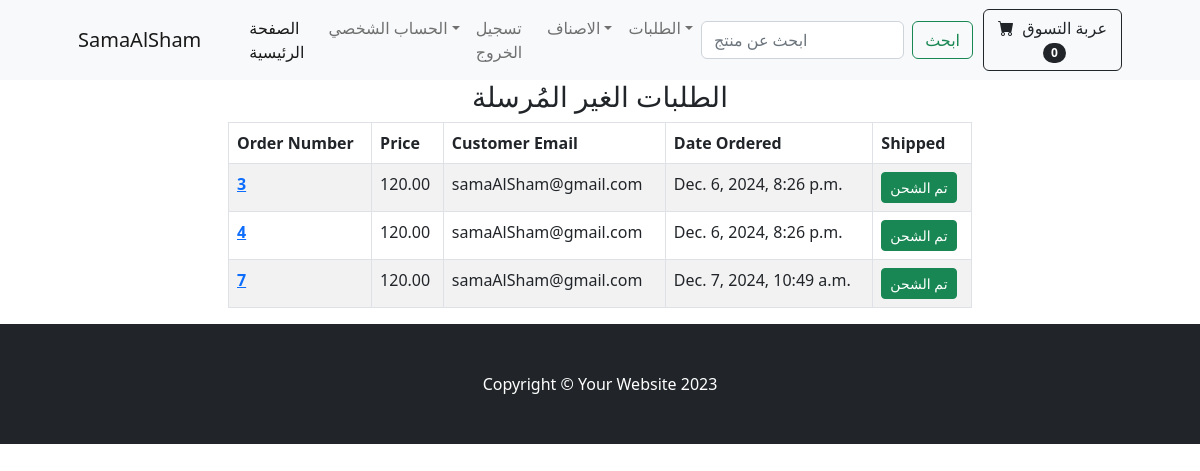
Page /payment/not_shipped_dash (signed in) on the committed database.
### payment/models.py (models this page shows, shortened)
class Order(models.Model):
    user = models.ForeignKey(User, on_delete=models.CASCADE, null=True, blank=True)
    order_full_name = models.CharField(max_length=255)
    order_email = models.CharField(max_length=255)
    shipping_address = models.TextField(max_length=15000)
    amount_paid = models.DecimalField(max_digits=10, decimal_places=2)
    date_ordered = models.DateTimeField(auto_now_add=True)
    shipped = models.BooleanField(default=False)
    date_shipped = models.DateTimeField(blank=True, null=True)

### payment/views.py (the view, shortened to what this page needs)
# urls.py: path('not_shipped_dash', views.not_shipped_dash, name='not_shipped_dash'),
def not_shipped_dash(request):
    if request.user.is_authenticated and request.user.is_superuser:
        orders = Order.objects.filter(shipped=False)
        return render(request, "payment/not_shipped_dash.html", {"orders": orders})
    else:
        messages.success(request, ("لايوجد صلاحية"))
        return redirect("home")

### cart/cart.py (called while the page is built)
    def __len__(self):
        return len(self.cart)

### cart/context_processors.py (called while the page is built)
def cart(request):
    return {"cart": Cart(request)}

### payment/templates/payment/not_shipped_dash.html (shortened to what this page needs)
{% extends 'base.html' %}
{% block content %}
<div class="container">
    <div class="row">
        <center>
            <div class="col-8">
                <h3>
                    الطلبات الغير المُرسلة
                </h3>
                <table class="table table-striped table-hover table-bordered">
                    <thead>
                        <tr>
                            <th scope="col">Order Number</th>
                            <th scope="col">Price</th>
                            <th scope="col">Customer Email</th>
                            <th scope="col">Date Ordered</th>
                            <th scope="col">Shipped</th>
                        </tr>
                    </thead>
                    <tbody>
                        {% for item in orders %}
                        <tr>
                            <th><a href="{% url 'orders' item.id %}">{{item.id}}</a></th>
                            <td>{{item.amount_paid}}</td>
                            <td>{{item.order_email}}</td>
                            <td>{{item.date_ordered}}</td>
                            <td>
                                <form method="POST">
                                    <button type="submit" class="btn btn-success btn-sm">
                                        تم الشحن
                                    </button>
                                </form>
                            </td>
                        </tr>
                        {% endfor %}
                    </tbody>
                </table>
            </div>
        </center>
    </div>
</div>
{% endblock%}

### rows in the picture
Order: id "3", amount_paid "120.00", order_email "samaAlSham@gmail.com", date_ordered "Dec. 6, 2024, 8:26 p.m."
Order: id "4", amount_paid "120.00", order_email "samaAlSham@gmail.com", date_ordered "Dec. 6, 2024, 8:26 p.m."
Order: id "7", amount_paid "120.00", order_email "samaAlSham@gmail.com", date_ordered "Dec. 7, 2024, 10:49 a.m."

### other values in the picture
{{ cart|length }} "0"
